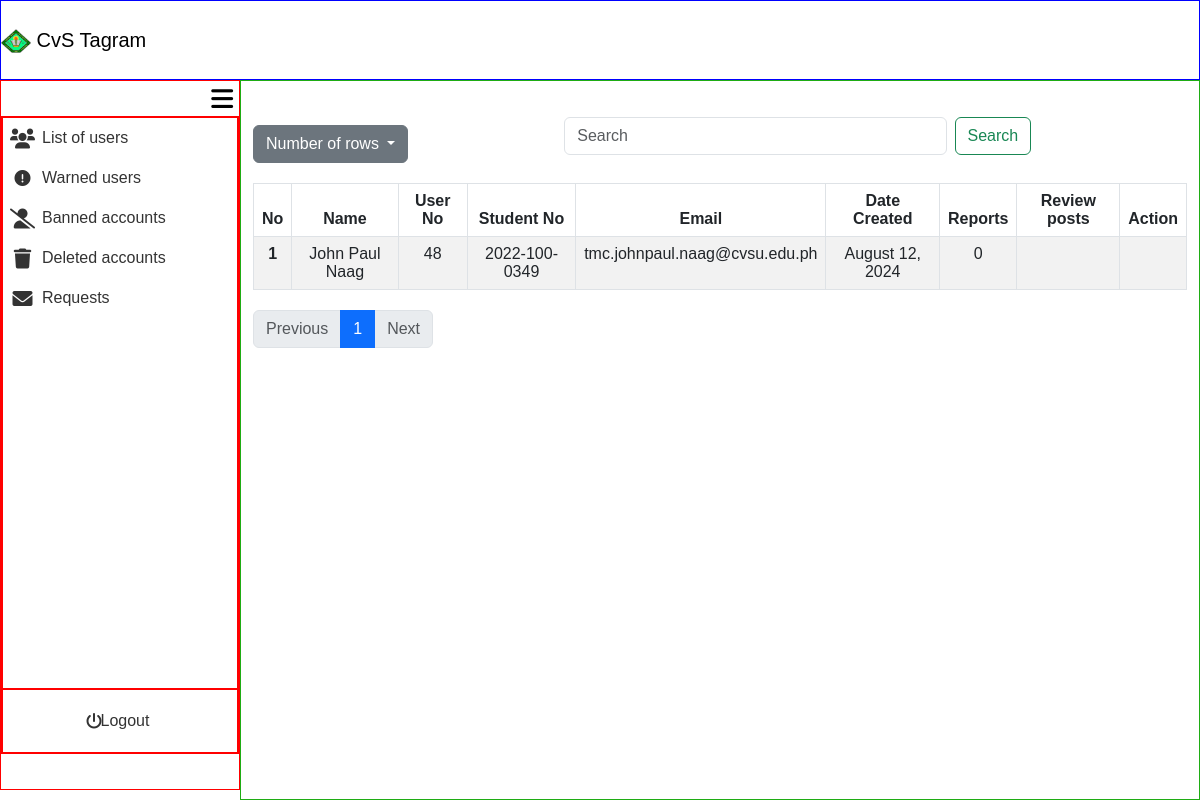
/admin_area/list_of_users.php (signed in), run on an earlier commit of the app's database.
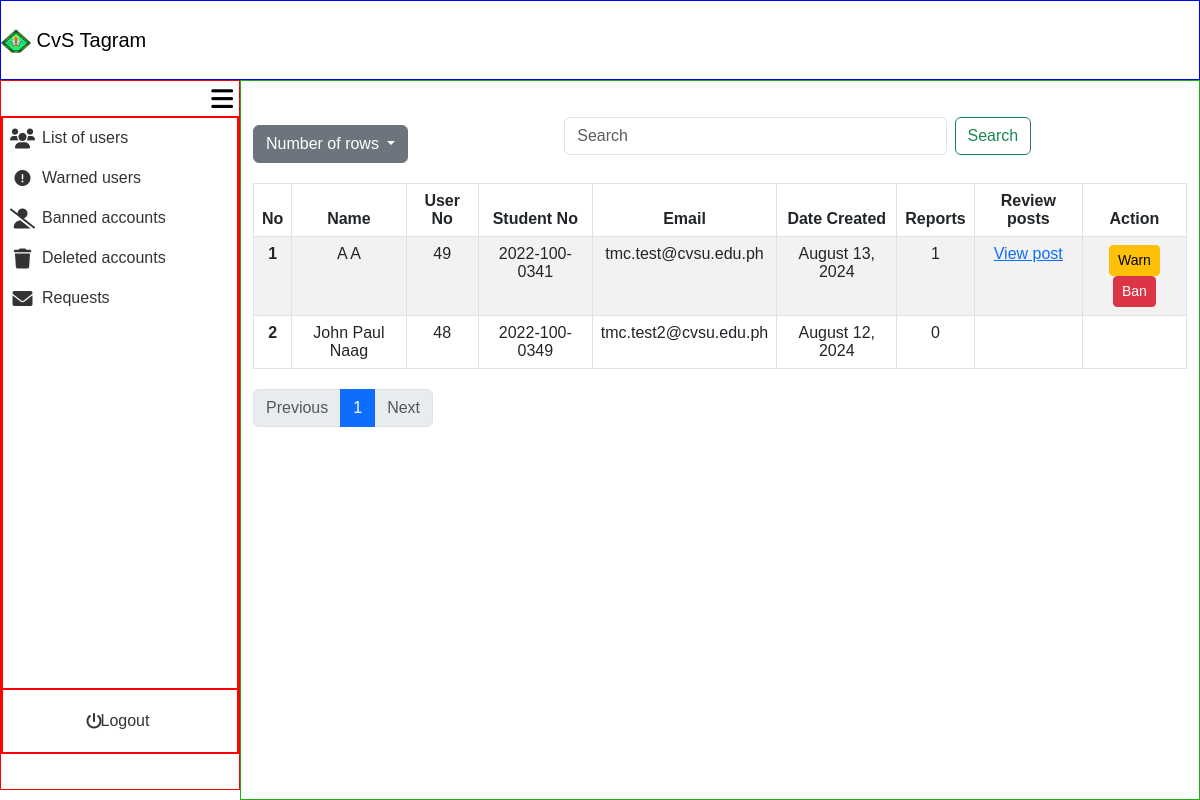
And on a later commit of the database.
### tables this page shows
CREATE TABLE `user_registration` (
  `user_no` int(11) NOT NULL,
  `user_ip` varchar(255) NOT NULL,
  `user_ID` varchar(255) NOT NULL,
  `email` varchar(255) NOT NULL,
  `student_no` varchar(13) NOT NULL,
  `fname` varchar(255) NOT NULL,
  `lname` varchar(255) NOT NULL,
  `bday` date NOT NULL,
  `gender` varchar(20) NOT NULL,
  `coverphoto` varchar(250) NOT NULL,
  `profilepicture` varchar(250) NOT NULL,
  `created_at` timestamp NOT NULL DEFAULT current_timestamp(),
  `updated_at` timestamp NOT NULL DEFAULT current_timestamp() ON UPDATE current_timestamp(),
  `user_password` varchar(255) NOT NULL,
  `is_setup_complete` tinyint(1) DEFAULT 0
);

### admin_area/list_of_users.php (the view, shortened to what the rows shown need)
<?php
require_once '../include/connect.php';
require_once '../include/bootsrap.php';
?>
<!DOCTYPE html>
<html lang="en">
<head>
    <link rel="stylesheet" href="admin_dashbaord.css?v=<?php echo time(); ?>">
</head>
<body>
<div class="container-fluid screen">
    <div class="container-fluid contbody">
        <div class="container-fluid content">
<?php
$search = isset($_GET['search']) ? trim($_GET['search']) : '';
$sort_column = isset($_GET['sort']) ? $_GET['sort'] : 'lname';
$sort_direction = isset($_GET['direction']) && $_GET['direction'] == 'desc' ? 'desc' : 'asc';
$rows_per_page = isset($_GET['rows']) ? intval($_GET['rows']) : 10;
$page = isset($_GET['page']) ? intval($_GET['page']) : 1;
$offset = ($page - 1) * $rows_per_page;
$searchFilter = !empty($search) ? " AND (ur.fname LIKE '%$search%' OR ur.lname LIKE '%$search%' OR ur.email LIKE '%$search%' OR ur.student_no LIKE '%$search%' OR ur.user_no LIKE '%$search%')" : "";
$usersQuery = "SELECT ur.fname, ur.lname, ur.user_no, ur.student_no, ur.created_at, ur.email, IFNULL(COUNT(pr.report_id), 0) AS report_count
               FROM user_registration ur
               LEFT JOIN post_reports pr ON ur.user_no = pr.user_no
               WHERE 1=1 $searchFilter
               GROUP BY ur.user_no
               ORDER BY $sort_column $sort_direction
               LIMIT $rows_per_page OFFSET $offset";
$usersResult = $con->query($usersQuery);
?>
    <div class="container mt-4 ">
        <table class="table table-bordered table-striped">
            <thead>
                <tr>
                    <th scope="col">No</th>
                    <th scope="col" class="sortable <?php echo ($sort_column == 'fname') ? ($sort_direction == 'asc' ? 'asc' : 'desc') : ''; ?>" onclick="sortTable('fname')">Name</th>
                    <th scope="col" class="sortable <?php echo ($sort_column == 'user_no') ? ($sort_direction == 'asc' ? 'asc' : 'desc') : ''; ?>" onclick="sortTable('user_no')">User No</th>
                    <th scope="col" class="sortable <?php echo ($sort_column == 'student_no') ? ($sort_direction == 'asc' ? 'asc' : 'desc') : ''; ?>" onclick="sortTable('student_no')">Student No<i class="fa-solid fa-sort-up"></i><i class="fa-solid fa-sort-down"></i></th>
                    <th scope="col" class="sortable <?php echo ($sort_column == 'email') ? ($sort_direction == 'asc' ? 'asc' : 'desc') : ''; ?>" onclick="sortTable('email')">Email</th>
                    <th scope="col" class="sortable <?php echo ($sort_column == 'create_at') ? ($sort_direction == 'asc' ? 'asc' : 'desc') : ''; ?>" onclick="sortTable('date_created')">Date Created<i class="fa-solid fa-sort-up"></i><i class="fa-solid fa-sort-down"></i></th>
                    <th scope="col" class="sortable <?php echo ($sort_column == 'report_count') ? ($sort_direction == 'asc' ? 'asc' : 'desc') : ''; ?>" onclick="sortTable('report_count')">Reports<i class="fa-solid fa-sort-up"></i><i class="fa-solid fa-sort-down"></i></th>
                    <th scope="col">Review posts</th>
                    <th scope="col">Action</th>
                </tr>
            </thead>
            <tbody>
                <?php
                $line_number = $offset + 1;
                while ($user = $usersResult->fetch_assoc()): ?>
                <?php
                $timestamp = htmlspecialchars($user['created_at']);
                $created_at = new DateTime($timestamp);
                $formattedDate = $created_at->format('F j, Y');
                ?>
                    <tr>
                        <th scope="row"><?php echo htmlspecialchars($line_number++); ?></th>
                        <td><?php echo htmlspecialchars($user['fname'] . ' ' . $user['lname']); ?></td>
                        <td><?php echo htmlspecialchars($user['user_no']); ?></td>
                        <td><?php echo htmlspecialchars($user['student_no']); ?></td>
                        <td><?php echo htmlspecialchars($user['email']); ?></td>
                        <td><?php echo htmlspecialchars($formattedDate); ?></td>
                        <td><?php echo htmlspecialchars($user['report_count']); ?></td>
                        <td>
                        <?php if ($user['report_count'] > 0): ?>
                            <a class="Review_posts text-primary" href="../admin_area/review_post.php?user_no=<?php echo htmlspecialchars($user['user_no']); ?>">View post</a>
                            <?php else: ?>
                            <?php endif; ?>
                        </td>
                        <td>
                            <?php if ($user['report_count'] > 0): ?>
                                <a href="warn_user.php?user_no=<?php echo htmlspecialchars($user['user_no']); ?>" class="btn btn-warning btn-sm">Warn</a>
                                <a href="ban_user.php?user_no=<?php echo htmlspecialchars($user['user_no']); ?>" class="btn btn-danger btn-sm">Ban</a>
                            <?php else: ?>
                            <?php endif; ?>
                        </td>
                    </tr>
                <?php endwhile; ?>
            </tbody>
        </table>
    </div>
        </div>
    </div>
</div>
</body>
</html>

What changed in the data, as far as the page shows it:
added user_registration: fname+lname "A A", user_no "49", student_no "2022-100-0341", email "tmc.test@cvsu.edu.ph", created_at "August 13, 2024", report_count "1"
changed user_registration "John Paul Naag": email "tmc.johnpaul.naag@cvsu.edu.ph" → "tmc.test2@cvsu.edu.ph"
